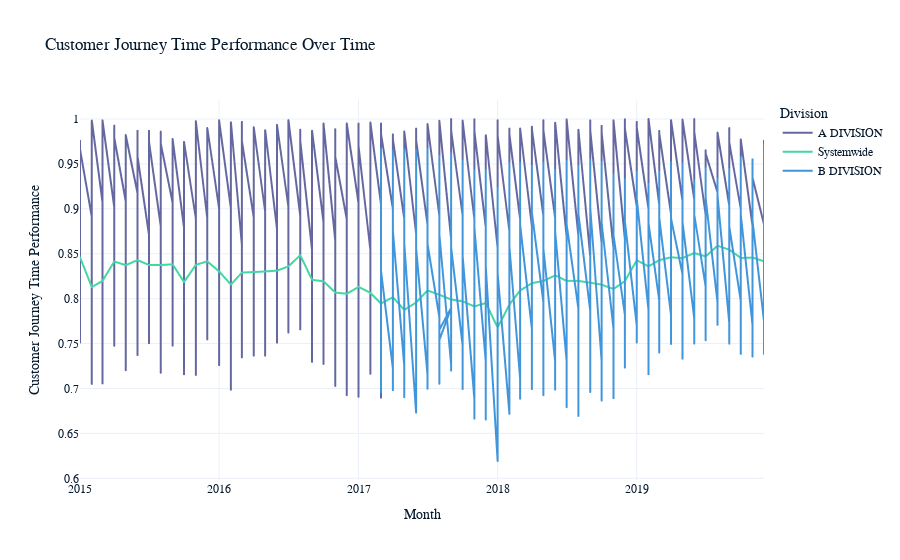

The notebook cell saved with this chart:
### Code cell
import plotly.express as px

# Load the new dataset
journey_metrics_df = pd.read_csv('./MTA_Subway_Customer_Journey-Focused_Metrics__2015-2019_20240806.csv')

# Convert the month to datetime
journey_metrics_df['month'] = pd.to_datetime(journey_metrics_df['month'])

# Plotting customer journey time performance over time
fig = px.line(journey_metrics_df, x='month', y='customer journey time performance', color='division',
              title='Customer Journey Time Performance Over Time',
              labels={'month': 'Month', 'customer journey time performance': 'Customer Journey Time Performance'})
fig.update_layout(xaxis_title='Month', yaxis_title='Customer Journey Time Performance', legend_title='Division')
fig.show()

### Figure 1 — Plotly figure (JSON) as saved in the notebook; plotly's stock layout.template omitted (floating-point values rounded to 4 significant figures; data arrays with more than 128 entries replaced by an {"elided": "..."} marker saying what was removed)
{"data": [{"hovertemplate": "division=A DIVISION<br>Month=%{x}<br>Customer Journey Time Performance=%{y}<extra></extra>", "legendgroup": "A DIVISION", "line": {"color": "#6568a0", "dash": "solid"}, "marker": {"symbol": "circle"}, "mode": "lines", "name": "A DIVISION", "showlegend": true, "x": {"elided": "960 str values"}, "xaxis": "x", "y": {"elided": "960 float values"}, "yaxis": "y", "type": "scattergl"}, {"hovertemplate": "division=Systemwide<br>Month=%{x}<br>Customer Journey Time Performance=%{y}<extra></extra>", "legendgroup": "Systemwide", "line": {"color": "#43d7a4", "dash": "solid"}, "marker": {"symbol": "circle"}, "mode": "lines", "name": "Systemwide", "showlegend": true, "x": ["2015-01-01T00:00:00", "2015-02-01T00:00:00", "2015-03-01T00:00:00", "2015-04-01T00:00:00", "2015-05-01T00:00:00", "2015-06-01T00:00:00", "2015-07-01T00:00:00", "2015-08-01T00:00:00", "2015-09-01T00:00:00", "2015-10-01T00:00:00", "2015-11-01T00:00:00", "2015-12-01T00:00:00", "2016-01-01T00:00:00", "2016-02-01T00:00:00", "2016-03-01T00:00:00", "2016-04-01T00:00:00", "2016-05-01T00:00:00", "2016-06-01T00:00:00", "2016-07-01T00:00:00", "2016-08-01T00:00:00", "2016-09-01T00:00:00", "2016-10-01T00:00:00", "2016-11-01T00:00:00", "2016-12-01T00:00:00", "2017-01-01T00:00:00", "2017-02-01T00:00:00", "2017-03-01T00:00:00", "2017-04-01T00:00:00", "2017-05-01T00:00:00", "2017-06-01T00:00:00", "2017-07-01T00:00:00", "2017-08-01T00:00:00", "2017-09-01T00:00:00", "2017-10-01T00:00:00", "2017-11-01T00:00:00", "2017-12-01T00:00:00", "2018-01-01T00:00:00", "2018-02-01T00:00:00", "2018-03-01T00:00:00", "2018-04-01T00:00:00", "2018-05-01T00:00:00", "2018-06-01T00:00:00", "2018-07-01T00:00:00", "2018-08-01T00:00:00", "2018-09-01T00:00:00", "2018-10-01T00:00:00", "2018-11-01T00:00:00", "2018-12-01T00:00:00", "2019-01-01T00:00:00", "2019-02-01T00:00:00", "2019-03-01T00:00:00", "2019-04-01T00:00:00", "2019-05-01T00:00:00", "2019-06-01T00:00:00", "2019-07-01T00:00:00", "2019-08-01T00:00:00", "2019-09-01T00:00:00", "2019-10-01T00:00:00", "2019-11-01T00:00:00", "2019-12-01T00:00:00"], "xaxis": "x", "y": [0.8461, 0.8128, 0.8198, 0.8413, 0.8372, 0.8429, 0.8375, 0.8375, 0.8382, 0.8185, 0.8376, 0.8415, 0.8304, 0.8157, 0.829, 0.8296, 0.8303, 0.8312, 0.8359, 0.8484, 0.821, 0.8193, 0.8068, 0.8055, 0.813, 0.8065, 0.7945, 0.8016, 0.7875, 0.7957, 0.8092, 0.8043, 0.7991, 0.797, 0.7913, 0.7952, 0.7679, 0.7935, 0.8091, 0.8172, 0.8197, 0.8259, 0.8198, 0.8197, 0.8177, 0.8155, 0.8107, 0.8196, 0.8427, 0.836, 0.8428, 0.8461, 0.8451, 0.8508, 0.8469, 0.8589, 0.8545, 0.8453, 0.8457, 0.8416], "yaxis": "y", "type": "scattergl"}, {"hovertemplate": "division=B DIVISION<br>Month=%{x}<br>Customer Journey Time Performance=%{y}<extra></extra>", "legendgroup": "B DIVISION", "line": {"color": "#4095db", "dash": "solid"}, "marker": {"symbol": "circle"}, "mode": "lines", "name": "B DIVISION", "showlegend": true, "x": {"elided": "1088 str values"}, "xaxis": "x", "y": {"elided": "1088 float values"}, "yaxis": "y", "type": "scattergl"}], "layout": {"xaxis": {"anchor": "y", "domain": [0, 1], "title": {"text": "Month"}}, "yaxis": {"anchor": "x", "domain": [0, 1], "title": {"text": "Customer Journey Time Performance"}}, "legend": {"title": {"text": "Division"}, "tracegroupgap": 0}, "title": {"text": "Customer Journey Time Performance Over Time"}}}
